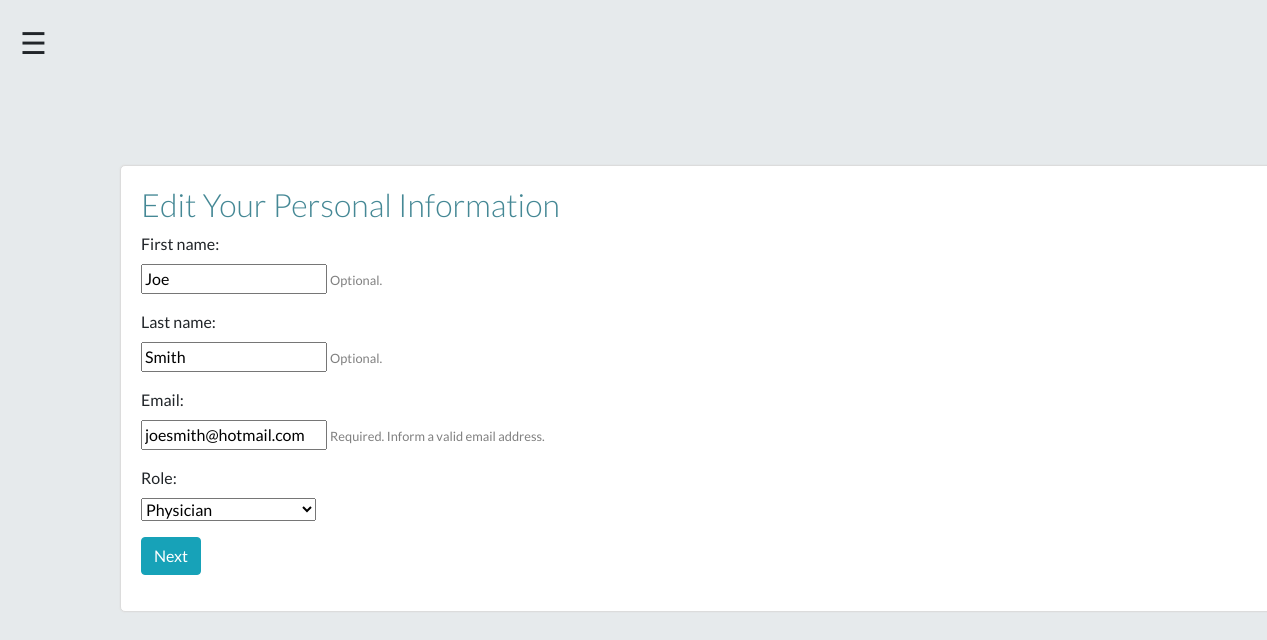
Page /pulse_tracer/health_care_provider_update/ (signed in) on the committed database.
### pulse_tracer/models.py (models this page shows, shortened)
class User(AbstractUser):
    class Meta:
        ordering = ['id']
    is_patient = models.BooleanField(default=False)
    is_health_care = models.BooleanField(default=False)
    USERNAME_FIELD = 'username'

class HealthCare(models.Model):
    ROLE_CHOICES = [
        ("RN", "Registered Nurse"),
        ("PHYS", "Physician"),
        ("PHARM", "Pharmacist"),
        ("RT", "Respiratory Therapist"),
    ]
    user = models.OneToOneField(
        User,
        on_delete=models.CASCADE,
    )
    role = models.CharField(
        max_length=100,
        choices=ROLE_CHOICES,
    )

### pulse_tracer/views.py (the view, shortened to what this page needs)
# urls.py: path('health_care_provider_update/', views.HealthCareProviderUpdateView.as_view(), name='health_care_provider_update'),
class HealthCareProviderUpdateView(LoginRequiredMixin, generic.UpdateView):
    model = HealthCare
    template_name = 'pulse_tracer/health_care_provider_update.html'
    def get(self, request, **kwargs):
        current_user_id = request.user.id
        user = get_object_or_404(User, id=current_user_id)
        health_care_provider = get_object_or_404(HealthCare, user__id=current_user_id)
        user_update_form = UserUpdateForm(instance=user)
        health_care_update_form = HealthCareUpdateForm(instance=HealthCare.objects.get(user__id=current_user_id))
        context = {
            'health_care_provider': health_care_provider,
            'user_form': user_update_form,
            'healthcare_form': health_care_update_form
        }
        return render(request, self.template_name, context)

### pulse_tracer/forms.py
class UserUpdateForm(forms.ModelForm):
    first_name = forms.CharField(
        max_length=30,
        required=False,
        help_text='Optional.'
    )
    last_name = forms.CharField(
        max_length=30,
        required=False,
        help_text='Optional.'
    )
    email = forms.EmailField(
        max_length=254,
        help_text='Required. Inform a valid email address.'
    )
    class Meta:
        model = User
        fields = [
            'first_name',
            'last_name',
            'email',
        ]

class HealthCareUpdateForm(forms.ModelForm):
    class Meta:
        model = HealthCare
        fields = [
            'role'
        ]

### templates/pulse_tracer/health_care_provider_update.html (shortened to what this page needs)
{% extends 'pulse_tracer/base_view.html' %}
{% block content %}
    <div class="container">
        <h2>Edit Your Personal Information</h2>
        <form method="post">
            {% for field in user_form %}
                <p>
                {{ field.label_tag }}<br>
                {{ field }}
                {% if field.help_text %}
                    <small style="color: grey">{{ field.help_text }}</small>
                {% endif %}
                </p>
            {% endfor %}
            {% for field in healthcare_form %}
                <p>
                {{ field.label_tag }}<br>
                {{ field }}
                </p>
            {% endfor %}
            <button type="submit" class="btn btn-info">Next</button>
        </form>
    </div>
{% endblock %}

### pulse_tracer/static/css/style.css (style rules this page uses)
body { background-color: #E6EAEC; }
div { padding: vertical; margin-top: 20px, 0; }
div .container { float: center; border: 1px solid #DCDCDC; margin: 100px; min-width: 98%; padding: 20px; padding-top: 20px; width: 98%; background-color: rgb(255, 255, 255); border-radius: 5px; box-shadow: 0 0 2px #DCDCDC; font-family: 'Lato', sans-serif; font-weight: 400; }
div .container h1, h2 { font-family: 'Lato', sans-serif; font-weight: 300; color: #458895; }
body h1, h2 { font-family: 'Lato', sans-serif; font-weight: 300; color: #458895; }

### rows in the picture
User: user_form "Joe" "Smith" "joesmith@hotmail.com"
HealthCare: healthcare_form "Physician"

### other values in the picture
{{ field.label_tag }} "First name:" "Last name:" "Email:"
{{ field.help_text }} "Optional." "Optional." "Required. Inform a valid email address."
{{ field.label_tag }} "Role:"
